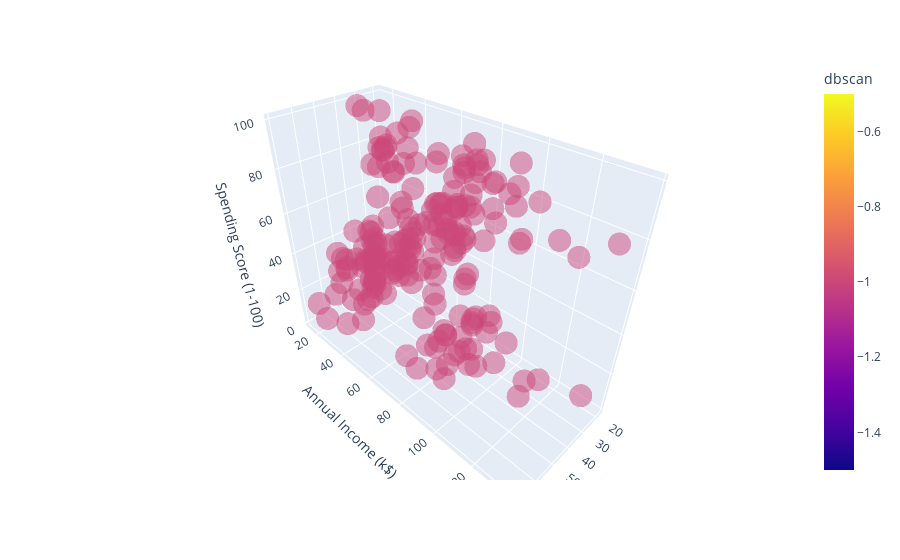
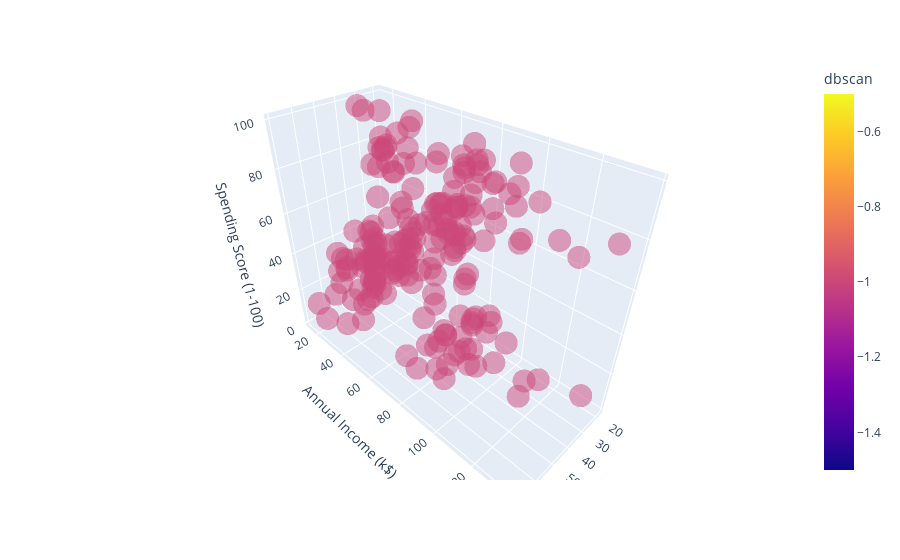

Write notebook code for charts like these, in order.
### Code cell
from sklearn.cluster import DBSCAN
mod = DBSCAN()

mod.fit(x)
df['dbscan'] = mod.labels_



fig = px.scatter_3d(df,x = 'Age',
             y = 'Annual Income (k$)',
             z = 'Spending Score (1-100)',
             color = 'dbscan',  #kmeans
            opacity = 0.5)

fig.show()


mode = DBSCAN(eps=0.4)

mode.fit(x)
df['dbscan'] = mode.labels_



fig = px.scatter_3d(df,x = 'Age',
             y = 'Annual Income (k$)',
             z = 'Spending Score (1-100)',
             color = 'dbscan',
            opacity = 0.5)

fig.show()

### Figure 1 — Plotly figure (JSON) as saved in the notebook; plotly's stock layout.template omitted (floating-point values rounded to 4 significant figures; data arrays with more than 128 entries replaced by an {"elided": "..."} marker saying what was removed)
{"data": [{"hovertemplate": "Age=%{x}<br>Annual Income (k$)=%{y}<br>Spending Score (1-100)=%{z}<br>dbscan=%{marker.color}<extra></extra>", "legendgroup": "", "marker": {"color": {"elided": "200 int values"}, "coloraxis": "coloraxis", "opacity": 0.5, "symbol": "circle"}, "mode": "markers", "name": "", "scene": "scene", "showlegend": false, "type": "scatter3d", "x": {"elided": "200 int values"}, "y": {"elided": "200 int values"}, "z": {"elided": "200 int values"}}], "layout": {"coloraxis": {"colorbar": {"title": {"text": "dbscan"}}, "colorscale": [[0, "#0d0887"], [0.1111, "#46039f"], [0.2222, "#7201a8"], [0.3333, "#9c179e"], [0.4444, "#bd3786"], [0.5556, "#d8576b"], [0.6667, "#ed7953"], [0.7778, "#fb9f3a"], [0.8889, "#fdca26"], [1, "#f0f921"]]}, "legend": {"tracegroupgap": 0}, "margin": {"t": 60}, "scene": {"domain": {"x": [0, 1], "y": [0, 1]}, "xaxis": {"title": {"text": "Age"}}, "yaxis": {"title": {"text": "Annual Income (k$)"}}, "zaxis": {"title": {"text": "Spending Score (1-100)"}}}}}

### Figure 2 — Plotly figure (JSON) as saved in the notebook; plotly's stock layout.template omitted (floating-point values rounded to 4 significant figures; data arrays with more than 128 entries replaced by an {"elided": "..."} marker saying what was removed)
{"data": [{"hovertemplate": "Age=%{x}<br>Annual Income (k$)=%{y}<br>Spending Score (1-100)=%{z}<br>dbscan=%{marker.color}<extra></extra>", "legendgroup": "", "marker": {"color": {"elided": "200 int values"}, "coloraxis": "coloraxis", "opacity": 0.5, "symbol": "circle"}, "mode": "markers", "name": "", "scene": "scene", "showlegend": false, "type": "scatter3d", "x": {"elided": "200 int values"}, "y": {"elided": "200 int values"}, "z": {"elided": "200 int values"}}], "layout": {"coloraxis": {"colorbar": {"title": {"text": "dbscan"}}, "colorscale": [[0, "#0d0887"], [0.1111, "#46039f"], [0.2222, "#7201a8"], [0.3333, "#9c179e"], [0.4444, "#bd3786"], [0.5556, "#d8576b"], [0.6667, "#ed7953"], [0.7778, "#fb9f3a"], [0.8889, "#fdca26"], [1, "#f0f921"]]}, "legend": {"tracegroupgap": 0}, "margin": {"t": 60}, "scene": {"domain": {"x": [0, 1], "y": [0, 1]}, "xaxis": {"title": {"text": "Age"}}, "yaxis": {"title": {"text": "Annual Income (k$)"}}, "zaxis": {"title": {"text": "Spending Score (1-100)"}}}}}
